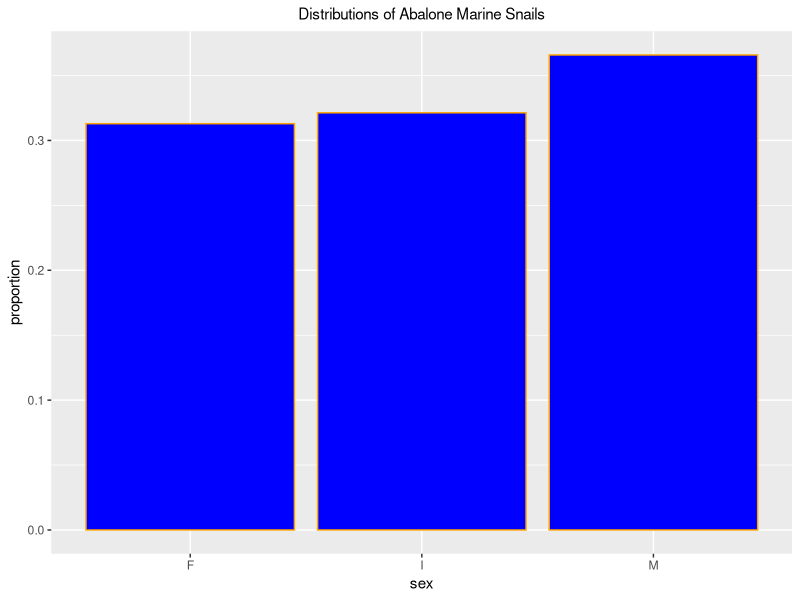
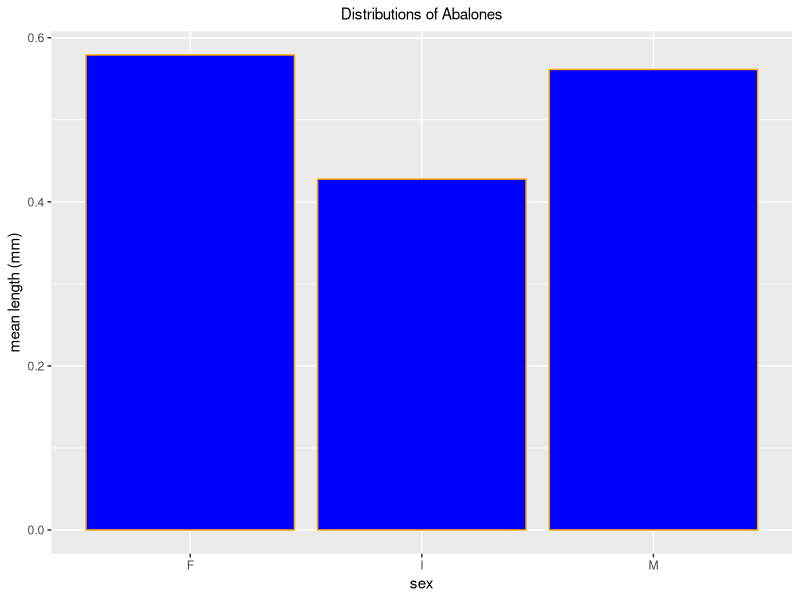
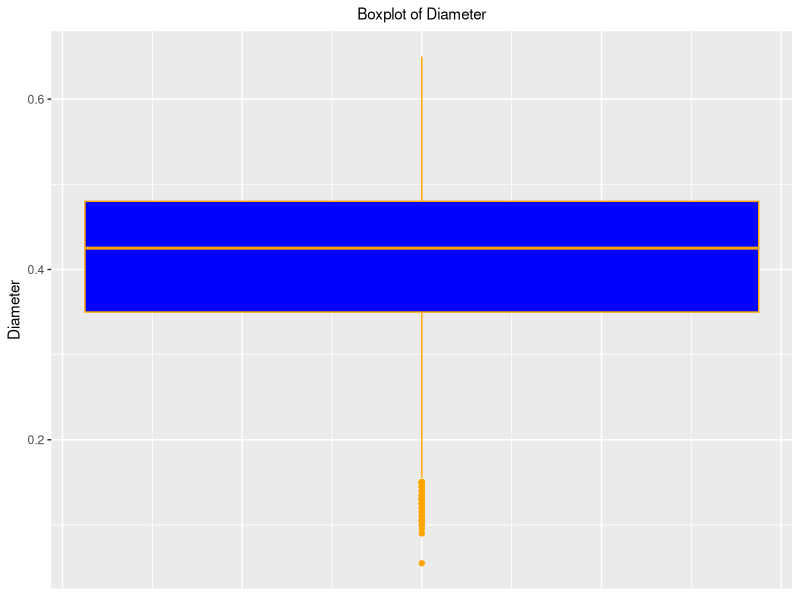
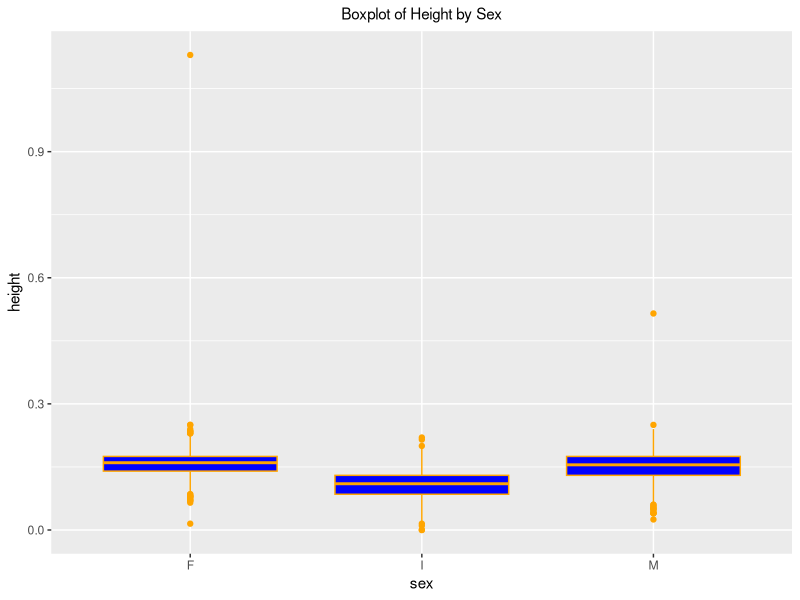
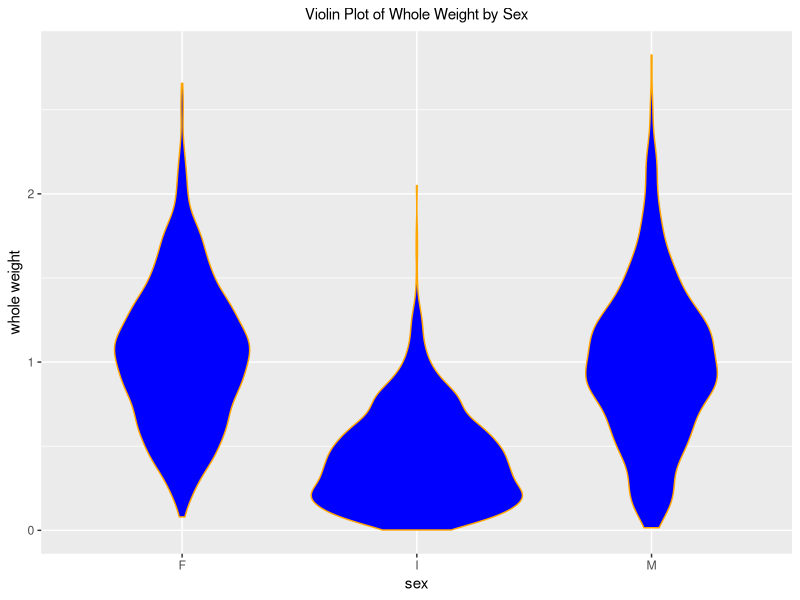
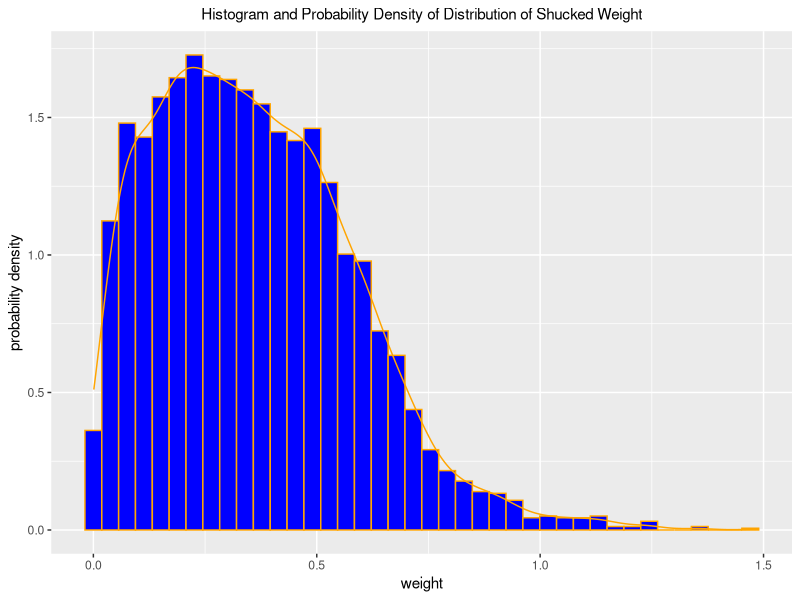
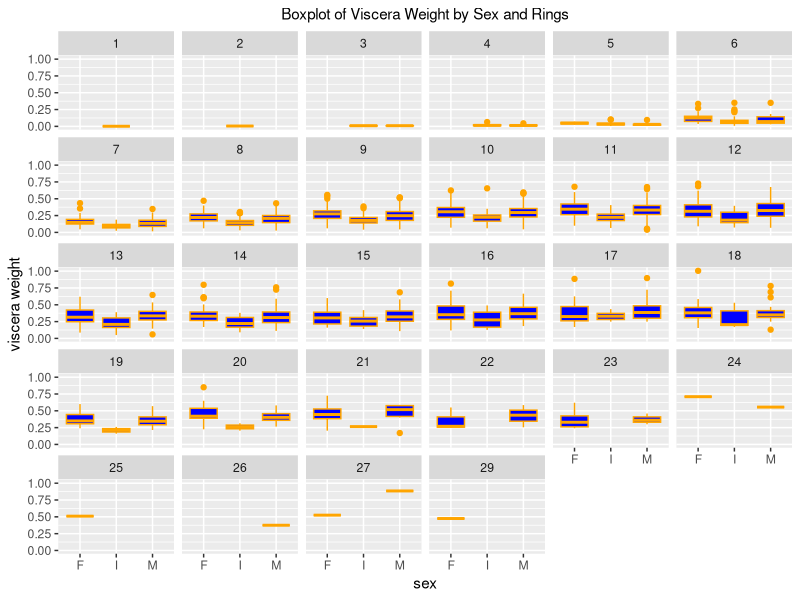
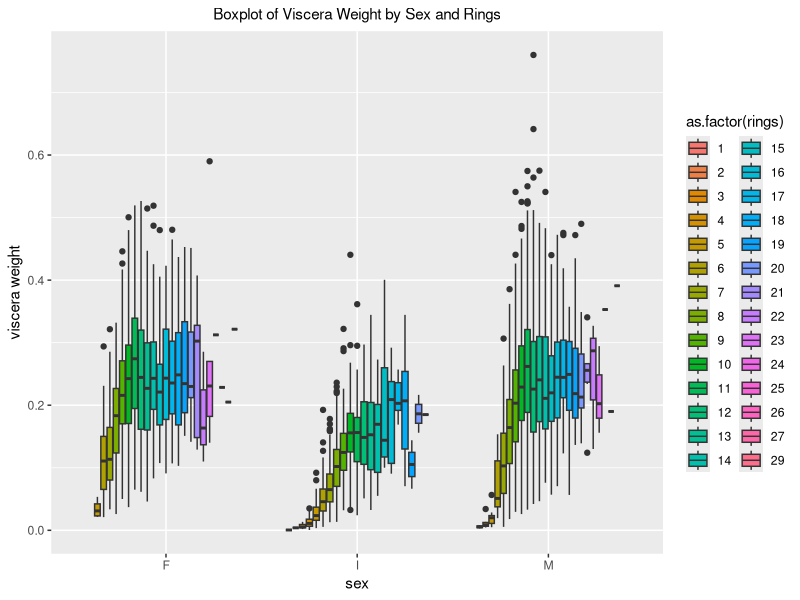

These figures' R source, in order:
## ---- chunk 1
library(dplyr)
library(ggplot2)
data_set <- read.csv('Data_Set--Abalones--With_Column_Names.csv', header = TRUE)
sex_and_proportion <-
    data_set %>% select(sex) %>%
    group_by(sex) %>%
    summarize(count = n()) %>%
    mutate(proportion = count / nrow(data_set))
ggplot(sex_and_proportion, aes(x = sex, y = proportion)) +
    geom_bar(stat = "identity", fill = "Blue", color = "Orange") +
    labs(title = "Distributions of Abalone Marine Snails") +
    theme(
        plot.title = element_text(hjust = 0.5, size = 11),
        axis.text.x = element_text(angle = 0)
    )
## ---- chunk 2
sex_and_mean_length <-
    data_set %>%
    select(sex, length) %>%
    group_by(sex) %>%
    summarize(mean_length = mean(length))
ggplot(sex_and_mean_length, aes(x = sex, y = mean_length)) +
    geom_bar(stat = "identity", fill = "Blue", color = "Orange") +
    labs(
        title = "Distributions of Abalones",
        y = "mean length (mm)"
    ) +
    theme(
        plot.title = element_text(hjust = 0.5, size = 11),
        axis.text.x = element_text(angle = 0)
    )
## ---- chunk 3
ggplot(data_set, aes(y = diameter)) +
    geom_boxplot(fill = "Blue", color = "Orange") +
    labs(
        y = "Diameter",
        title = "Boxplot of Diameter"
    ) +
    theme(
        plot.title = element_text(hjust = 0.5, size = 11),
        axis.title.x = element_blank(),
        axis.ticks.x = element_blank(),
        axis.text.x = element_blank()
    )
## ---- chunk 4
ggplot(data_set, aes(x = sex, y = height)) +
    geom_boxplot(fill = "Blue", color = "Orange") +
    labs(
        x = "sex",
        y = "height",
        title = "Boxplot of Height by Sex"
    ) +
    theme(
        plot.title = element_text(hjust = 0.5, size = 11),
    )
## ---- chunk 5
ggplot(data_set, aes(x = sex, y = whole_weight)) +
    geom_violin(fill = "Blue", color = "Orange") +
    labs(
        x = "sex",
        y = "whole weight",
        title = "Violin Plot of Whole Weight by Sex"
    ) +
    theme(
        plot.title = element_text(hjust = 0.5, size = 11),
    )
## ---- chunk 6
ggplot() +
    geom_histogram(data = data_set, aes(x = shucked_weight, y = ..density..), binwidth = density(data_set$shucked_weight)$bw, fill = "Blue", color = "Orange") +
    geom_density(data = data_set, aes(x = shucked_weight), color = "Orange") +
    labs(
        x = "weight",
        y = "probability density",
        title = "Histogram and Probability Density of Distribution of Shucked Weight"
    ) +
    theme(
        plot.title = element_text(hjust = 0.5, size = 11),
        axis.text.x = element_text(angle = 0)
    )
## ---- chunk 7
ggplot(data_set, aes(x = sex, y = shell_weight)) +
    geom_boxplot(fill = "Blue", color = "Orange") +
    labs(
        x = "sex",
        y = "viscera weight",
        title = "Boxplot of Viscera Weight by Sex and Rings"
    ) +
    theme(
        plot.title = element_text(hjust = 0.5, size = 11),
    ) +
    facet_wrap(~rings)
## ---- chunk 8
ggplot(data_set, aes(x = sex, y = viscera_weight, fill = as.factor(rings))) +
    geom_boxplot() +
    labs(
        x = "sex",
        y = "viscera weight",
        title = "Boxplot of Viscera Weight by Sex and Rings"
    ) +
    theme(
        plot.title = element_text(hjust = 0.5, size = 11),
    )
